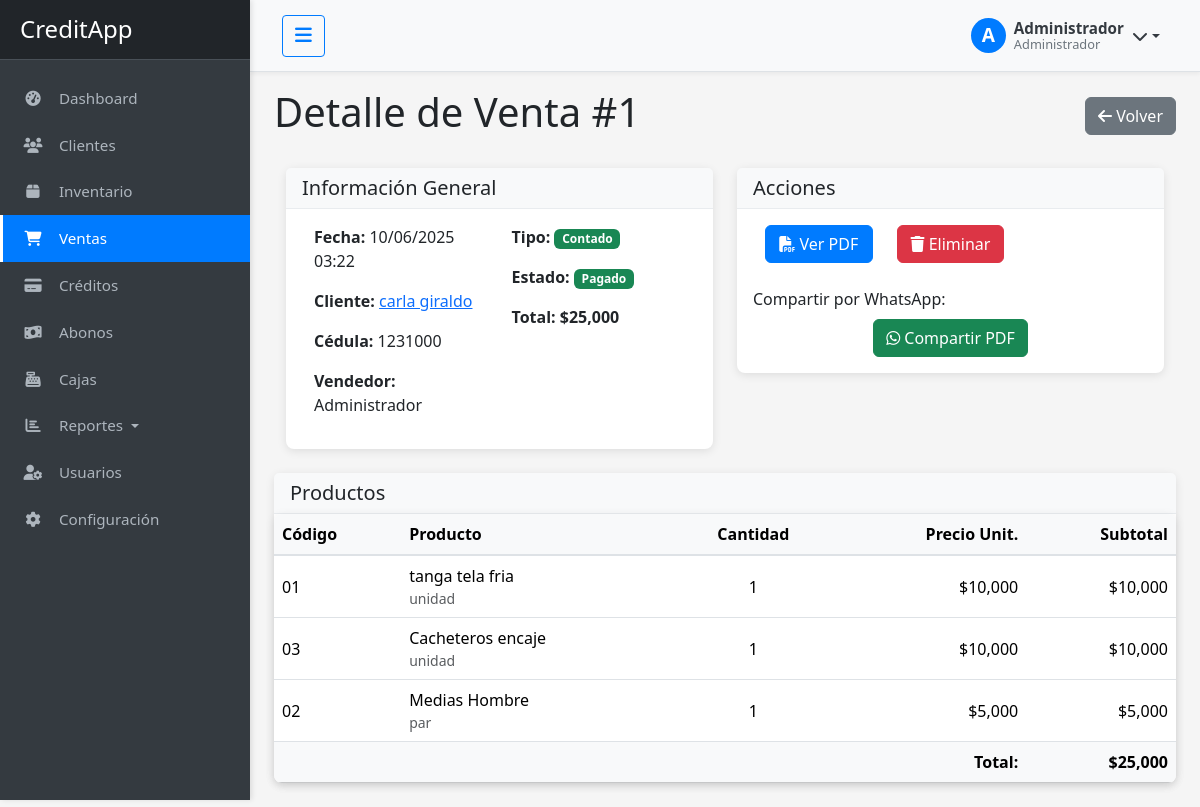
The page /ventas/1 (signed in) on the database its author committed.
### app/models.py (models this page shows, shortened)
class Usuario(db.Model, UserMixin):
    __tablename__ = 'usuarios'
    id = db.Column(db.Integer, primary_key=True)
    nombre = db.Column(db.String(100), nullable=False)
    email = db.Column(db.String(100), unique=True, nullable=False)
    password = db.Column(db.String(200), nullable=False)
    rol = db.Column(db.String(20), nullable=False, default='usuario')
    fecha_registro = db.Column(db.DateTime, default=datetime.utcnow)
    activo = db.Column(db.Boolean, default=True)
    def is_admin(self):
        return self.rol == 'administrador'
    def is_vendedor(self):
        return self.rol == 'vendedor'
    def is_cobrador(self):
        return self.rol == 'cobrador'

class Venta(db.Model):
    __tablename__ = 'ventas'
    id = db.Column(db.Integer, primary_key=True)
    cliente_id = db.Column(db.Integer, db.ForeignKey('clientes.id'), nullable=False)
    vendedor_id = db.Column(db.Integer, db.ForeignKey('usuarios.id'), nullable=False)
    total = db.Column(db.Integer, nullable=False)
    tipo = db.Column(db.String(20), nullable=False)  # 'contado' o 'credito'
    saldo_pendiente = db.Column(db.Integer, nullable=True)  # sólo para crédito
    estado = db.Column(db.String(20), nullable=False, default='pendiente')  # 'pendiente' o 'pagado'
    fecha = db.Column(db.DateTime, default=datetime.utcnow)
    cliente = db.relationship('Cliente', back_populates='ventas')
    vendedor = db.relationship('Usuario', foreign_keys=[vendedor_id], backref='ventas')
    detalles = db.relationship('DetalleVenta', backref='venta', lazy=True, cascade='all, delete-orphan')
    abonos = db.relationship('Abono', back_populates='venta', foreign_keys='Abono.venta_id', lazy=True)

class Cliente(db.Model):
    __tablename__ = 'clientes'
    id = db.Column(db.Integer, primary_key=True)
    nombre = db.Column(db.String(100), nullable=False)
    cedula = db.Column(db.String(20), unique=True, nullable=False)
    telefono = db.Column(db.String(20), nullable=True)
    email = db.Column(db.String(100), nullable=True)
    direccion = db.Column(db.String(200), nullable=True)
    fecha_registro = db.Column(db.DateTime, default=datetime.utcnow)
    ventas = db.relationship('Venta', back_populates='cliente', lazy=True, cascade='all, delete-orphan')
    creditos = db.relationship('Credito', backref='cliente', lazy=True, cascade='all, delete-orphan')

class DetalleVenta(db.Model):
    __tablename__ = 'detalle_ventas'
    id = db.Column(db.Integer, primary_key=True)
    venta_id = db.Column(db.Integer, db.ForeignKey('ventas.id'), nullable=False)
    producto_id = db.Column(db.Integer, db.ForeignKey('productos.id'), nullable=False)
    cantidad = db.Column(db.Integer, nullable=False)
    precio_unitario = db.Column(db.Integer, nullable=False)
    subtotal = db.Column(db.Integer, nullable=False)

class Producto(db.Model):
    __tablename__ = 'productos'
    id = db.Column(db.Integer, primary_key=True)
    codigo = db.Column(db.String(50), unique=True, nullable=False)
    nombre = db.Column(db.String(100), nullable=False)
    descripcion = db.Column(db.String(200), nullable=True)
    precio_compra = db.Column(db.Integer, nullable=True)
    precio_venta = db.Column(db.Integer, nullable=False)
    stock = db.Column(db.Integer, nullable=False, default=0)
    stock_minimo = db.Column(db.Integer, nullable=False, default=0)
    unidad = db.Column(db.String(20), nullable=True)
    fecha_registro = db.Column(db.DateTime, default=datetime.utcnow)
    detalles_venta = db.relationship('DetalleVenta', backref='producto', lazy=True)

### app/controllers/ventas.py (the view)
@ventas_bp.route('/<int:id>')
@login_required
def detalle(id):
    venta = Venta.query.get_or_404(id)
    if current_user.is_vendedor() and not current_user.is_admin():
        if venta.vendedor_id != current_user.id:
            flash('No tienes permiso para ver esta venta', 'danger')
            return redirect(url_for('ventas.index'))
    return render_template('ventas/detalle.html', venta=venta)

### app/templates/ventas/detalle.html (shortened to what this page needs)
{% extends "base.html" %}
{% block content %}
<div class="container-fluid">
    <div class="d-flex justify-content-between align-items-center mb-4">
        <h1>Detalle de Venta #{{ venta.id }}</h1>
        <div>
            <a href="{{ url_for('ventas.index') }}" class="btn btn-secondary">
                <i class="fas fa-arrow-left"></i> Volver
            </a>
        </div>
    </div>
    <div class="row">
        <div class="col-md-6">
            <div class="card mb-4">
                <div class="card-header">
                    <h5 class="mb-0">Información General</h5>
                </div>
                <div class="card-body">
                    <div class="row">
                        <div class="col-md-6">
                            <p><strong>Fecha:</strong> {{ venta.fecha.strftime('%d/%m/%Y %H:%M') }}</p>
                            <p><strong>Cliente:</strong>
                                <a href="{{ url_for('clientes.detalle', id=venta.cliente_id) }}">
                                    {{ venta.cliente.nombre }}
                                </a>
                            </p>
                            <p><strong>Cédula:</strong> {{ venta.cliente.cedula }}</p>
                            <p><strong>Vendedor:</strong> {{ venta.vendedor.nombre }}</p>
                        </div>
                        <div class="col-md-6">
                            <p>
                                <strong>Tipo:</strong>
                                {% if venta.tipo == 'contado' %}
                                <span class="badge bg-success">Contado</span>
                                {% else %}
                                <span class="badge bg-warning text-dark">Crédito</span>
                                {% endif %}
                            </p>
                            <p>
                                <strong>Estado:</strong>
                                {% if venta.estado == 'pagado' %}
                                <span class="badge bg-success">Pagado</span>
                                {% else %}
                                <span class="badge bg-danger">Pendiente</span>
                                {% endif %}
                            </p>
                            <p><strong>Total:</strong> <span class="fw-bold">{{ "${:,}".format(venta.total) }}</span></p>
                        </div>
                    </div>
                </div>
            </div>
        </div>
        <div class="col-md-6">
            <div class="card mb-4">
                <div class="card-header">
                    <h5 class="mb-0">Acciones</h5>
                </div>
                <div class="card-body">
                    <div class="row">
                        <div class="col-md-4 mb-2">
                            <a href="{{ url_for('ventas.pdf', id=venta.id) }}" target="_blank" class="btn btn-primary w-100">
                                <i class="fas fa-file-pdf"></i> Ver PDF
                            </a>
                        </div>
                        {% if venta.abonos|length == 0 and current_user.is_admin() %}
<div class="col-md-4 mb-2">
    <button type="button" class="btn btn-danger w-100" data-bs-toggle="modal" data-bs-target="#eliminarModal">
        <i class="fas fa-trash"></i> Eliminar
    </button>
</div>
{% endif %}
                    </div>
                    <div class="mt-3">
                        <p class="mb-2">Compartir por WhatsApp:</p>
                        <div class="text-center mt-2">
                            <a href="{{ url_for('ventas.compartir', id=venta.id) }}" target="_blank" class="btn btn-success">
                                <i class="fab fa-whatsapp"></i> Compartir PDF
                            </a>
                        </div>
                    </div>
                </div>
            </div>
        </div>
    </div>
    <div class="card mb-4">
        <div class="card-header">
            <h5 class="mb-0">Productos</h5>
        </div>
        <div class="card-body p-0">
            <div class="table-responsive">
                <table class="table table-hover mb-0">
                    <thead class="table-light">
                        <tr>
                            <th>Código</th>
                            <th>Producto</th>
                            <th class="text-center">Cantidad</th>
                            <th class="text-end">Precio Unit.</th>
                            <th class="text-end">Subtotal</th>
                        </tr>
                    </thead>
                    <tbody>
                        {% for detalle in venta.detalles %}
                        <tr>
                            <td>{{ detalle.producto.codigo }}</td>
                            <td>
                                {{ detalle.producto.nombre }}
                                <small class="text-muted d-block">{{ detalle.producto.unidad or 'Und.' }}</small>
                            </td>
                            <td class="text-center">{{ detalle.cantidad }}</td>
                            <td class="text-end">{{ "${:,}".format(detalle.precio_unitario) }}</td>
                            <td class="text-end">{{ "${:,}".format(detalle.subtotal) }}</td>
                        </tr>
                        {% endfor %}
                    </tbody>
                    <tfoot class="table-light">
                        <tr>
                            <th colspan="4" class="text-end">Total:</th>
                            <th class="text-end">{{ "${:,}".format(venta.total) }}</th>
                        </tr>
                    </tfoot>
                </table>
            </div>
        </div>
    </div>
</div>
{% endblock %}

### app/templates/base.html (shortened to what this page needs)
<!DOCTYPE html>
<html lang="es">
<head>
    <link href="https://cdn.jsdelivr.net/npm/bootstrap@5.3.2/dist/css/bootstrap.min.css" rel="stylesheet">
    <link rel="stylesheet" href="https://cdnjs.cloudflare.com/ajax/libs/font-awesome/6.4.2/css/all.min.css">
    <link rel="stylesheet" href="{{ url_for('static', filename='css/style.css') }}">
</head>
<body>
    <div class="wrapper">
        <nav id="sidebar" class="sidebar">
            <div class="sidebar-header">
                <h3>CreditApp</h3>
            </div>
            <ul class="list-unstyled components">
                <li {% if request.endpoint == 'dashboard.index' %}class="active"{% endif %}>
                    <a href="{{ url_for('dashboard.index') }}">
                        <i class="fas fa-tachometer-alt"></i>
                        Dashboard
                    </a>
                </li>
                <li {% if request.endpoint and 'clientes' in request.endpoint %}class="active"{% endif %}>
                    <a href="{{ url_for('clientes.index') }}">
                        <i class="fas fa-users"></i>
                        Clientes
                    </a>
                </li>
                {% if current_user.is_vendedor() or current_user.is_admin() %}
                <li {% if request.endpoint and 'productos' in request.endpoint %}class="active"{% endif %}>
                    <a href="{{ url_for('productos.index') }}">
                        <i class="fas fa-box"></i>
                        Inventario
                    </a>
                </li>
                <li {% if request.endpoint and 'ventas' in request.endpoint %}class="active"{% endif %}>
                    <a href="{{ url_for('ventas.index') }}">
                        <i class="fas fa-shopping-cart"></i>
                        Ventas
                    </a>
                </li>
                {% endif %}
                <li {% if request.endpoint and 'creditos' in request.endpoint %}class="active"{% endif %}>
                    <a href="{{ url_for('creditos.index') }}">
                        <i class="fas fa-credit-card"></i>
                        Créditos
                    </a>
                </li>
                {% if current_user.is_cobrador() or current_user.is_admin() %}
                <li {% if request.endpoint and 'abonos' in request.endpoint %}class="active"{% endif %}>
                    <a href="{{ url_for('abonos.index') }}">
                        <i class="fas fa-money-bill-wave"></i>
                        Abonos
                    </a>
                </li>
                {% endif %}
                {% if current_user.is_admin() %}
                <li {% if request.endpoint and 'cajas' in request.endpoint %}class="active"{% endif %}>
                    <a href="{{ url_for('cajas.index') }}">
                        <i class="fas fa-cash-register"></i>
                        Cajas
                    </a>
                </li>
                <li class="nav-item dropdown {% if request.endpoint and 'reportes' in request.endpoint %}active{% endif %}">
                    <a href="#reportesSubmenu" data-bs-toggle="collapse" aria-expanded="false" class="dropdown-toggle">
                        <i class="fas fa-chart-bar"></i>
                        Reportes
                    </a>
                </li>
                <li {% if request.endpoint and 'usuarios' in request.endpoint %}class="active"{% endif %}>
                    <a href="{{ url_for('usuarios.index') }}">
                        <i class="fas fa-user-cog"></i>
                        Usuarios
                    </a>
                </li>
                <li {% if request.endpoint and 'config' in request.endpoint %}class="active"{% endif %}>
                    <a href="{{ url_for('config.editar') }}">
                        <i class="fas fa-cog"></i>
                        Configuración
                    </a>
                </li>
                {% endif %}
            </ul>
        </nav>
        <div id="content">
            <nav class="navbar navbar-expand-lg navbar-light bg-light">
                <div class="container-fluid">
                    <button type="button" id="sidebarCollapseDesktop" class="btn btn-outline-primary d-none d-md-block">
                        <i class="fas fa-bars"></i>
                    </button>
                    <div class="ms-auto">
                        <div class="dropdown user-profile-dropdown">
                            <a href="#" class="dropdown-toggle user-profile-link" id="dropdownUser" data-bs-toggle="dropdown" aria-expanded="false">
                                <div class="d-flex align-items-center">
                                    <div class="avatar-circle">
                                        <span class="initials">{{ current_user.nombre[0]|upper }}</span>
                                    </div>
                                    <div class="user-info ms-2 d-none d-md-block">
                                        <div class="user-name">{{ current_user.nombre }}</div>
                                        <div class="user-role">
                                            {% if current_user.rol == 'administrador' %}
                                                Administrador
                                            {% elif current_user.rol == 'vendedor' %}
                                                Vendedor
                                            {% elif current_user.rol == 'cobrador' %}
                                                Cobrador
                                            {% endif %}
                                        </div>
                                    </div>
                                    <i class="fas fa-chevron-down ms-2"></i>
                                </div>
                            </a>
                        </div>
                    </div>
                </div>
            </nav>
            <div class="container-fluid mt-3">
                {% block content %}{% endblock %}
            </div>
        </div>
    </div>
</body>
</html>

### rows shown on the page
Usuario: nombre "A", nombre "Administrador", vendedor.nombre "Administrador"
Venta: id "1", fecha "10/06/2025 03:22", total "$25,000"
Cliente: cliente.nombre "carla giraldo", cliente.cedula "1231000"
DetalleVenta: producto.codigo "01", producto.nombre "tanga tela fria", producto "unidad", cantidad "1", precio_unitario "$10,000", subtotal "$10,000"
DetalleVenta: producto.codigo "03", producto.nombre "Cacheteros encaje", producto "unidad", cantidad "1", precio_unitario "$10,000", subtotal "$10,000"
DetalleVenta: producto.codigo "02", producto.nombre "Medias Hombre", producto "par", cantidad "1", precio_unitario "$5,000", subtotal "$5,000"
